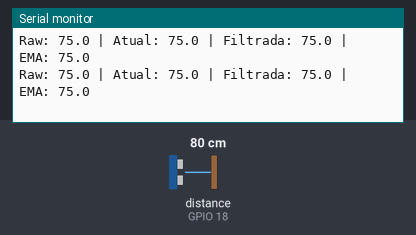
A sketch run on a simulated ESP32. Parts: the last lines printed to the serial monitor. Wiring (inferred from the names in the program): ultrasonic range finder: trigger GPIO 5; echo GPIO 18. The test bench sets the inputs (shaded band); at power-on: distance to the obstacle (sensor on GPIO 18) 80 cm. The echo pulse lasts 58.3 µs per cm.

Above: at 1.3 s.
1.4 s: distance to the obstacle (sensor on GPIO 18) set to 2 cm
At 2.76 s:
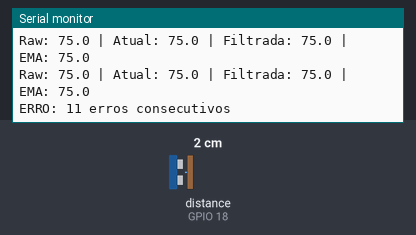
4.3 s: distance to the obstacle (sensor on GPIO 18) set to 35 cm
At 5.16 s:
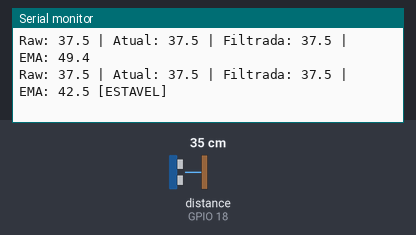
6.7 s: distance to the obstacle (sensor on GPIO 18) set to 18 cm
At 6.96 s:
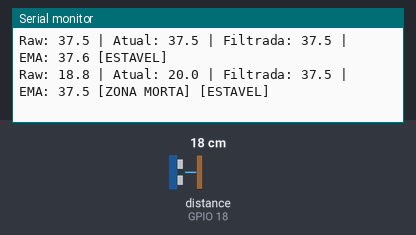
Timing chart, 0 to 9.7 s (numbered marks = the images above; inputs shaded):
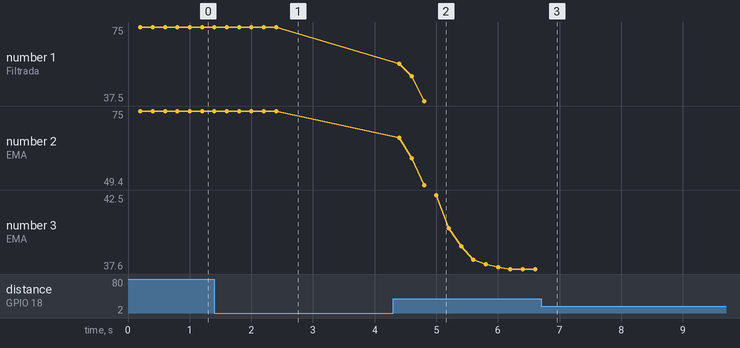

The sketch:

AJ_SR04M.ino
```cpp
#ifndef AJ_SR04M_H
#define AJ_SR04M_H

#include <Arduino.h>

// ============================================================
// CONFIGURACAO - AJUSTE AQUI CONFORME NECESSIDADE
// ============================================================
struct AJ_SR04M_Config {
  // Limites de distancia
  float distanciaMinima = 20.0f;      // Zona morta do sensor (cm)
  float distanciaMaxima = 450.0f;     // Limite maximo do sensor (cm)

  // Deteccao de saltos anomalos
  float saltoMaximo = 50.0f;          // Salto maximo permitido entre leituras (cm)
  float velocidadeMaxima = 300.0f;    // Velocidade maxima de variacao (cm/s)

  // Comportamento nos limites
  bool clampNaZonaMorta = true;       // true = mantem ultimo valor, false = retorna -1
  bool clampNoMaximo = true;          // true = mantem ultimo valor, false = retorna -1

  // Margens de seguranca (evita oscilacao na borda)
  float margemZonaMorta = 5.0f;       // Histerese para zona morta (cm)
  float margemMaximo = 10.0f;         // Histerese para limite maximo (cm)

  // Filtros
  uint8_t tamanhoBufMediana = 7;      // Tamanho do buffer para mediana (3-9)
  float alphaEMA = 0.2f;              // Fator de suavizacao EMA (0.1 = lento, 0.5 = rapido)
  uint8_t leiturasParaEstabilizar = 3; // Leituras consecutivas para considerar estavel

  // Intervalo
  unsigned long intervaloMs = 80;     // Intervalo entre medicoes (min 60ms)
};

// ============================================================
// CLASSE AJ_SR04M
// ============================================================
class AJ_SR04M {
  public:
    AJ_SR04M(uint8_t trigPin, uint8_t echoPin);

    // Inicializacao
    void begin();
    void begin(const AJ_SR04M_Config& config);

    // Loop principal
    void update();

    // Medicao manual
    bool iniciarMedicao();
    bool leituraDisponivel();

    // Leituras
    float getDistancia();           // Ultima leitura valida
    float getDistanciaRaw();        // Leitura bruta (sem filtro)
    float getDistanciaFiltrada();   // Mediana
    float getDistanciaMedia();      // Media movel exponencial
    float getDistanciaEstavel();    // Valor estabilizado

    // Configuracao em tempo de execucao
    void setConfig(const AJ_SR04M_Config& config);
    AJ_SR04M_Config getConfig();

    // Configuracoes individuais
    void setDistanciaMinima(float cm);
    void setDistanciaMaxima(float cm);
    void setSaltoMaximo(float cm);
    void setVelocidadeMaxima(float cmPorSegundo);
    void setMargemZonaMorta(float cm);
    void setMargemMaximo(float cm);
    void setClampNaZonaMorta(bool ativo);
    void setClampNoMaximo(bool ativo);
    void setIntervalo(unsigned long ms);
    void setModoAutomatico(bool ativo);
    void setAlphaEMA(float alpha);

    // Status
    bool sensorOk();
    bool estaEmZonaMorta();
    bool estaNoLimiteMaximo();
    bool estaEstavel();
    uint8_t getErrosConsecutivos();
    unsigned long tempoDesdeUltimaLeitura();
    bool estaMedindo();

    // Debug
    void printConfig();
    void printStatus();

  private:
    uint8_t _trigPin;
    uint8_t _echoPin;

    enum Estado : uint8_t {
      IDLE,
      TRIGGER_INICIO,
      TRIGGER_ALTO,
      AGUARDANDO_ECHO,
      MEDINDO_ECHO,
      PROCESSANDO
    };

    Estado _estado;
    AJ_SR04M_Config _config;

    // Temporização
    unsigned long _ultimoUpdateMs;
    unsigned long _tempoTriggerUs;
    unsigned long _tempoEchoInicioUs;
    unsigned long _ultimaLeituraValidaMs;
    unsigned long _tempoUltimaLeituraMs;

    bool _modoAutomatico;

    // Resultados
    float _distanciaAtual;
    float _distanciaAnterior;
    float _distanciaRaw;
    float _distanciaEstavel;
    bool _novaLeitura;
    uint8_t _errosConsecutivos;
    bool _leituraValida;

    // Estados de limite
    bool _emZonaMorta;
    bool _emLimiteMaximo;
    bool _saindoZonaMorta;
    bool _saindoLimiteMaximo;

    // Estabilidade
    uint8_t _leiturasEstaveis;
    float _ultimaLeituraEstavel;

    // Buffer para mediana
    static const uint8_t MAX_BUFFER = 9;
    float _bufferLeituras[MAX_BUFFER];
    uint8_t _indiceLeitura;
    uint8_t _leiturasNoBuffer;

    // Media movel exponencial
    float _mediaMovel;
    bool _mediaInicializada;

    // Constantes fisicas
    static constexpr float VELOCIDADE_SOM_CM_US = 0.0343f;
    static const unsigned long TIMEOUT_ECHO_US = 26000;
    static const unsigned long DURACAO_TRIGGER_US = 12;
    static const unsigned long ESTABILIZACAO_US = 4;
    static const uint8_t MAX_ERROS = 10;

    // Metodos privados
    void processarLeitura(unsigned long duracaoUs);
    float calcularMediana();
    void adicionarAoBuffer(float valor);
    void resetarFiltros();
    void incrementarErros();
    bool detectarSaltoAnomalo(float novaLeitura);
    bool verificarZonaMorta(float distancia);
    bool verificarLimiteMaximo(float distancia);
    void atualizarEstabilidade(float distancia);
    void aplicarConfig();
};

// ============================================================
// IMPLEMENTACAO
// ============================================================

AJ_SR04M::AJ_SR04M(uint8_t trigPin, uint8_t echoPin)
  : _trigPin(trigPin)
  , _echoPin(echoPin)
  , _estado(IDLE)
  , _ultimoUpdateMs(0)
  , _tempoTriggerUs(0)
  , _tempoEchoInicioUs(0)
  , _ultimaLeituraValidaMs(0)
  , _tempoUltimaLeituraMs(0)
  , _modoAutomatico(true)
  , _distanciaAtual(0.0f)
  , _distanciaAnterior(-1.0f)
  , _distanciaRaw(0.0f)
  , _distanciaEstavel(0.0f)
  , _novaLeitura(false)
  , _errosConsecutivos(0)
  , _leituraValida(false)
  , _emZonaMorta(false)
  , _emLimiteMaximo(false)
  , _saindoZonaMorta(false)
  , _saindoLimiteMaximo(false)
  , _leiturasEstaveis(0)
  , _ultimaLeituraEstavel(0.0f)
  , _indiceLeitura(0)
  , _leiturasNoBuffer(0)
  , _mediaMovel(0.0f)
  , _mediaInicializada(false)
{
  resetarFiltros();
}

void AJ_SR04M::begin() {
  pinMode(_trigPin, OUTPUT);
  pinMode(_echoPin, INPUT);
  digitalWrite(_trigPin, LOW);

  _estado = IDLE;
  _ultimoUpdateMs = millis();
  _errosConsecutivos = 0;
  _distanciaAnterior = -1.0f;
  _emZonaMorta = false;
  _emLimiteMaximo = false;

  resetarFiltros();
}

void AJ_SR04M::begin(const AJ_SR04M_Config& config) {
  setConfig(config);
  begin();
}

void AJ_SR04M::setConfig(const AJ_SR04M_Config& config) {
  _config = config;
  aplicarConfig();
}

void AJ_SR04M::aplicarConfig() {
  // Valida limites
  if (_config.distanciaMinima < 0) _config.distanciaMinima = 0;
  if (_config.distanciaMaxima > 450.0f) _config.distanciaMaxima = 450.0f;
  if (_config.distanciaMinima >= _config.distanciaMaxima) {
    _config.distanciaMinima = 20.0f;
    _config.distanciaMaxima = 450.0f;
  }

  // Valida intervalo
  if (_config.intervaloMs < 60) _config.intervaloMs = 60;

  // Valida buffer
  if (_config.tamanhoBufMediana < 3) _config.tamanhoBufMediana = 3;
  if (_config.tamanhoBufMediana > MAX_BUFFER) _config.tamanhoBufMediana = MAX_BUFFER;

  // Valida alpha EMA
  if (_config.alphaEMA < 0.05f) _config.alphaEMA = 0.05f;
  if (_config.alphaEMA > 0.9f) _config.alphaEMA = 0.9f;
}

AJ_SR04M_Config AJ_SR04M::getConfig() {
  return _config;
}

void AJ_SR04M::resetarFiltros() {
  for (uint8_t i = 0; i < MAX_BUFFER; i++) {
    _bufferLeituras[i] = 0.0f;
  }
  _indiceLeitura = 0;
  _leiturasNoBuffer = 0;
  _mediaMovel = 0.0f;
  _mediaInicializada = false;
  _leiturasEstaveis = 0;
}

void AJ_SR04M::incrementarErros() {
  if (_errosConsecutivos < 255) {
    _errosConsecutivos++;
  }
}

// Verifica se esta na zona morta (com histerese)
bool AJ_SR04M::verificarZonaMorta(float distancia) {
  float limiteEntrada = _config.distanciaMinima;
  float limiteSaida = _config.distanciaMinima + _config.margemZonaMorta;

  if (_emZonaMorta) {
    // Ja esta na zona morta - precisa sair com margem
    if (distancia > limiteSaida) {
      _saindoZonaMorta = true;
      return false;
    }
    return true;
  } else {
    // Fora da zona morta - verifica entrada
    if (distancia < limiteEntrada) {
      _saindoZonaMorta = false;
      return true;
    }
    return false;
  }
}

// Verifica se esta no limite maximo (com histerese)
bool AJ_SR04M::verificarLimiteMaximo(float distancia) {
  float limiteEntrada = _config.distanciaMaxima;
  float limiteSaida = _config.distanciaMaxima - _config.margemMaximo;

  if (_emLimiteMaximo) {
    // Ja esta no limite - precisa sair com margem
    if (distancia < limiteSaida) {
      _saindoLimiteMaximo = true;
      return false;
    }
    return true;
  } else {
    // Fora do limite - verifica entrada
    if (distancia > limiteEntrada) {
      _saindoLimiteMaximo = false;
      return true;
    }
    return false;
  }
}

// Detecta saltos anomalos
bool AJ_SR04M::detectarSaltoAnomalo(float novaLeitura) {
  if (_distanciaAnterior < 0) {
    return false;
  }

  unsigned long agoraMs = millis();
  unsigned long deltaMs = agoraMs - _tempoUltimaLeituraMs;
  if (deltaMs == 0) deltaMs = 1;

  float diferencaAbs = novaLeitura - _distanciaAnterior;
  if (diferencaAbs < 0) diferencaAbs = -diferencaAbs;

  // Verifica salto maximo absoluto
  if (diferencaAbs > _config.saltoMaximo) {
    return true;
  }

  // Verifica velocidade maxima
  float velocidadeAtual = (diferencaAbs / deltaMs) * 1000.0f; // cm/s
  if (velocidadeAtual > _config.velocidadeMaxima) {
    return true;
  }

  return false;
}

void AJ_SR04M::atualizarEstabilidade(float distancia) {
  float diff = distancia - _ultimaLeituraEstavel;
  if (diff < 0) diff = -diff;

  // Se variacao pequena, incrementa contador de estabilidade
  if (diff < 2.0f) {
    if (_leiturasEstaveis < 255) _leiturasEstaveis++;
  } else {
    _leiturasEstaveis = 0;
  }

  // Atualiza valor estavel quando estabilizado
  if (_leiturasEstaveis >= _config.leiturasParaEstabilizar) {
    _distanciaEstavel = distancia;
  }

  _ultimaLeituraEstavel = distancia;
}

void AJ_SR04M::update() {
  unsigned long agoraMs = millis();
  unsigned long agoraUs = micros();

  switch (_estado) {
    case IDLE:
      if (_modoAutomatico && (agoraMs - _ultimoUpdateMs >= _config.intervaloMs)) {
        iniciarMedicao();
      }
      break;

    case TRIGGER_INICIO:
      if (agoraUs - _tempoTriggerUs >= ESTABILIZACAO_US) {
        digitalWrite(_trigPin, HIGH);
        _tempoTriggerUs = agoraUs;
        _estado = TRIGGER_ALTO;
      }
      break;

    case TRIGGER_ALTO:
      if (agoraUs - _tempoTriggerUs >= DURACAO_TRIGGER_US) {
        digitalWrite(_trigPin, LOW);
        _tempoTriggerUs = agoraUs;
        _estado = AGUARDANDO_ECHO;
      }
      break;

    case AGUARDANDO_ECHO:
      if (digitalRead(_echoPin) == HIGH) {
        _tempoEchoInicioUs = agoraUs;
        _estado = MEDINDO_ECHO;
      }
      else if (agoraUs - _tempoTriggerUs > TIMEOUT_ECHO_US) {
        processarLeitura(0);
        _estado = PROCESSANDO;
      }
      break;

    case MEDINDO_ECHO:
      if (digitalRead(_echoPin) == LOW) {
        unsigned long duracaoUs = agoraUs - _tempoEchoInicioUs;
        processarLeitura(duracaoUs);
        _estado = PROCESSANDO;
      }
      else if (agoraUs - _tempoEchoInicioUs > TIMEOUT_ECHO_US) {
        processarLeitura(0);
        _estado = PROCESSANDO;
      }
      break;

    case PROCESSANDO:
      _ultimoUpdateMs = agoraMs;
      _estado = IDLE;
      break;
  }
}

bool AJ_SR04M::iniciarMedicao() {
  if (_estado != IDLE) {
    return false;
  }

  digitalWrite(_trigPin, LOW);
  _tempoTriggerUs = micros();
  _estado = TRIGGER_INICIO;

  return true;
}

void AJ_SR04M::processarLeitura(unsigned long duracaoUs) {
  _novaLeitura = true;
  unsigned long agoraMs = millis();

  // Timeout ou sem resposta
  if (duracaoUs == 0) {
    incrementarErros();
    _leituraValida = false;
    return;
  }

  // Calcula distancia bruta
  float distancia = (duracaoUs * VELOCIDADE_SOM_CM_US) / 2.0f;
  _distanciaRaw = distancia;

  // Verifica zona morta
  bool naZonaMorta = verificarZonaMorta(distancia);
  if (naZonaMorta != _emZonaMorta) {
    _emZonaMorta = naZonaMorta;
  }

  if (_emZonaMorta) {
    if (_config.clampNaZonaMorta && _distanciaAnterior > 0) {
      // Mantem ultimo valor valido
      _distanciaAtual = _config.distanciaMinima;
      _leituraValida = true;
    } else {
      _leituraValida = false;
    }
    return;
  }

  // Verifica limite maximo
  bool noLimiteMax = verificarLimiteMaximo(distancia);
  if (noLimiteMax != _emLimiteMaximo) {
    _emLimiteMaximo = noLimiteMax;
  }

  if (_emLimiteMaximo) {
    if (_config.clampNoMaximo && _distanciaAnterior > 0) {
      // Mantem ultimo valor valido
      _distanciaAtual = _config.distanciaMaxima;
      _leituraValida = true;
    } else {
      _leituraValida = false;
    }
    return;
  }

  // Detecta salto anomalo
  if (detectarSaltoAnomalo(distancia)) {
    // Ignora leitura anomala, mantem anterior
    _leituraValida = true;
    return;
  }

  // Leitura valida normal
  _distanciaAnterior = _distanciaAtual;
  _distanciaAtual = distancia;
  _errosConsecutivos = 0;
  _leituraValida = true;
  _ultimaLeituraValidaMs = agoraMs;
  _tempoUltimaLeituraMs = agoraMs;

  // Atualiza filtros
  adicionarAoBuffer(distancia);
  atualizarEstabilidade(distancia);

  // Media movel exponencial
  if (!_mediaInicializada) {
    _mediaMovel = distancia;
    _mediaInicializada = true;
  } else {
    _mediaMovel = (_config.alphaEMA * distancia) + ((1.0f - _config.alphaEMA) * _mediaMovel);
  }
}

void AJ_SR04M::adicionarAoBuffer(float valor) {
  _bufferLeituras[_indiceLeitura] = valor;
  _indiceLeitura = (_indiceLeitura + 1) % _config.tamanhoBufMediana;

  if (_leiturasNoBuffer < _config.tamanhoBufMediana) {
    _leiturasNoBuffer++;
  }
}

float AJ_SR04M::calcularMediana() {
  if (_leiturasNoBuffer == 0) {
    return -1.0f;
  }

  float temp[MAX_BUFFER];
  for (uint8_t i = 0; i < _leiturasNoBuffer; i++) {
    temp[i] = _bufferLeituras[i];
  }

  // Insertion sort
  for (uint8_t i = 1; i < _leiturasNoBuffer; i++) {
    float key = temp[i];
    int8_t j = i - 1;
    while (j >= 0 && temp[j] > key) {
      temp[j + 1] = temp[j];
      j--;
    }
    temp[j + 1] = key;
  }

  // Remove outliers se possivel
  uint8_t inicio = 0;
  uint8_t fim = _leiturasNoBuffer;

  if (_leiturasNoBuffer >= 5) {
    inicio = 1;
    fim = _leiturasNoBuffer - 1;
  }

  // Media dos valores centrais
  float soma = 0;
  uint8_t count = 0;
  for (uint8_t i = inicio; i < fim; i++) {
    soma += temp[i];
    count++;
  }

  return (count > 0) ? (soma / count) : temp[_leiturasNoBuffer / 2];
}

// Getters de leitura
bool AJ_SR04M::leituraDisponivel() {
  if (_novaLeitura) {
    _novaLeitura = false;
    return true;
  }
  return false;
}

float AJ_SR04M::getDistancia() {
  return _leituraValida ? _distanciaAtual : -1.0f;
}

float AJ_SR04M::getDistanciaRaw() {
  return _distanciaRaw;
}

float AJ_SR04M::getDistanciaFiltrada() {
  return calcularMediana();
}

float AJ_SR04M::getDistanciaMedia() {
  return _mediaInicializada ? _mediaMovel : -1.0f;
}

float AJ_SR04M::getDistanciaEstavel() {
  return (_leiturasEstaveis >= _config.leiturasParaEstabilizar) ? _distanciaEstavel : _distanciaAtual;
}

// Setters individuais
void AJ_SR04M::setDistanciaMinima(float cm) {
  _config.distanciaMinima = cm;
  aplicarConfig();
}

void AJ_SR04M::setDistanciaMaxima(float cm) {
  _config.distanciaMaxima = cm;
  aplicarConfig();
}

void AJ_SR04M::setSaltoMaximo(float cm) {
  _config.saltoMaximo = cm;
}

void AJ_SR04M::setVelocidadeMaxima(float cmPorSegundo) {
  _config.velocidadeMaxima = cmPorSegundo;
}

void AJ_SR04M::setMargemZonaMorta(float cm) {
  _config.margemZonaMorta = cm;
}

void AJ_SR04M::setMargemMaximo(float cm) {
  _config.margemMaximo = cm;
}

void AJ_SR04M::setClampNaZonaMorta(bool ativo) {
  _config.clampNaZonaMorta = ativo;
}

void AJ_SR04M::setClampNoMaximo(bool ativo) {
  _config.clampNoMaximo = ativo;
}

void AJ_SR04M::setIntervalo(unsigned long ms) {
  _config.intervaloMs = ms;
  aplicarConfig();
}

void AJ_SR04M::setModoAutomatico(bool ativo) {
  _modoAutomatico = ativo;
}

void AJ_SR04M::setAlphaEMA(float alpha) {
  _config.alphaEMA = alpha;
  aplicarConfig();
}

// Status
bool AJ_SR04M::sensorOk() {
  return _errosConsecutivos < MAX_ERROS;
}

bool AJ_SR04M::estaEmZonaMorta() {
  return _emZonaMorta;
}

bool AJ_SR04M::estaNoLimiteMaximo() {
  return _emLimiteMaximo;
}

bool AJ_SR04M::estaEstavel() {
  return _leiturasEstaveis >= _config.leiturasParaEstabilizar;
}

uint8_t AJ_SR04M::getErrosConsecutivos() {
  return _errosConsecutivos;
}

unsigned long AJ_SR04M::tempoDesdeUltimaLeitura() {
  return millis() - _ultimaLeituraValidaMs;
}

bool AJ_SR04M::estaMedindo() {
  return _estado != IDLE;
}

// Debug
void AJ_SR04M::printConfig() {
  Serial.println("=== CONFIG AJ-SR04M ===");
  Serial.print("Dist Min: "); Serial.print(_config.distanciaMinima); Serial.println(" cm");
  Serial.print("Dist Max: "); Serial.print(_config.distanciaMaxima); Serial.println(" cm");
  Serial.print("Salto Max: "); Serial.print(_config.saltoMaximo); Serial.println(" cm");
  Serial.print("Vel Max: "); Serial.print(_config.velocidadeMaxima); Serial.println(" cm/s");
  Serial.print("Margem Min: "); Serial.print(_config.margemZonaMorta); Serial.println(" cm");
  Serial.print("Margem Max: "); Serial.print(_config.margemMaximo); Serial.println(" cm");
  Serial.print("Clamp Min: "); Serial.println(_config.clampNaZonaMorta ? "SIM" : "NAO");
  Serial.print("Clamp Max: "); Serial.println(_config.clampNoMaximo ? "SIM" : "NAO");
  Serial.print("Intervalo: "); Serial.print(_config.intervaloMs); Serial.println(" ms");
  Serial.print("Alpha EMA: "); Serial.println(_config.alphaEMA);
  Serial.println("=======================");
}

void AJ_SR04M::printStatus() {
  Serial.print("Raw: "); Serial.print(_distanciaRaw, 1);
  Serial.print(" | Atual: "); Serial.print(_distanciaAtual, 1);
  Serial.print(" | Filtrada: "); Serial.print(calcularMediana(), 1);
  Serial.print(" | EMA: "); Serial.print(_mediaMovel, 1);

  if (_emZonaMorta) Serial.print(" [ZONA MORTA]");
  if (_emLimiteMaximo) Serial.print(" [LIMITE MAX]");
  if (estaEstavel()) Serial.print(" [ESTAVEL]");

  Serial.println();
}

#endif // AJ_SR04M_H


// ============================================================
// EXEMPLO DE USO
// ============================================================

#define TRIG_PIN 5
#define ECHO_PIN 18

AJ_SR04M sensor(TRIG_PIN, ECHO_PIN);

unsigned long ultimoLog = 0;

void setup() {
  Serial.begin(115200);
  delay(100);

  // OPCAO 1: Configuracao via struct (recomendado)
  AJ_SR04M_Config config;
  config.distanciaMinima = 20.0f;     // Zona morta 20cm
  config.distanciaMaxima = 450.0f;    // Limite maximo 450cm
  config.saltoMaximo = 40.0f;         // Rejeita saltos > 40cm
  config.velocidadeMaxima = 250.0f;   // Max 250 cm/s
  config.margemZonaMorta = 5.0f;      // Histerese 5cm na zona morta
  config.margemMaximo = 10.0f;        // Histerese 10cm no maximo
  config.clampNaZonaMorta = true;     // Mantem 20cm quando entra zona morta
  config.clampNoMaximo = true;        // Mantem 450cm quando excede maximo
  config.intervaloMs = 80;            // Medicao a cada 80ms
  config.alphaEMA = 0.25f;            // Suavizacao media
  config.leiturasParaEstabilizar = 4; // 4 leituras para considerar estavel

  sensor.begin(config);

  // OPCAO 2: Configuracao individual (alternativa)
  // sensor.begin();
  // sensor.setDistanciaMinima(20.0f);
  // sensor.setDistanciaMaxima(450.0f);
  // sensor.setSaltoMaximo(40.0f);
  // ... etc

  sensor.printConfig();
  Serial.println("\nSensor pronto!\n");
}

void loop() {
  sensor.update();

  unsigned long agora = millis();
  if (agora - ultimoLog >= 200) {
    ultimoLog = agora;

    if (sensor.sensorOk()) {
      sensor.printStatus();
    } else {
      Serial.print("ERRO: ");
      Serial.print(sensor.getErrosConsecutivos());
      Serial.println(" erros consecutivos");
    }
  }
}
```

Measured:
- after the input at 1.4 s, the serial monitor: prints a new line after 1.2 s (image 1)
- after the input at 4.3 s, the serial monitor: prints a new line after 0.10 s (image 2)
- after the input at 6.7 s, the serial monitor: prints a new line after 0.10 s (image 3)
- plotted number 1: 75 → 37.5 after the input at 4.3 s
- plotted number 2: 75 → 49.4 after the input at 4.3 s
